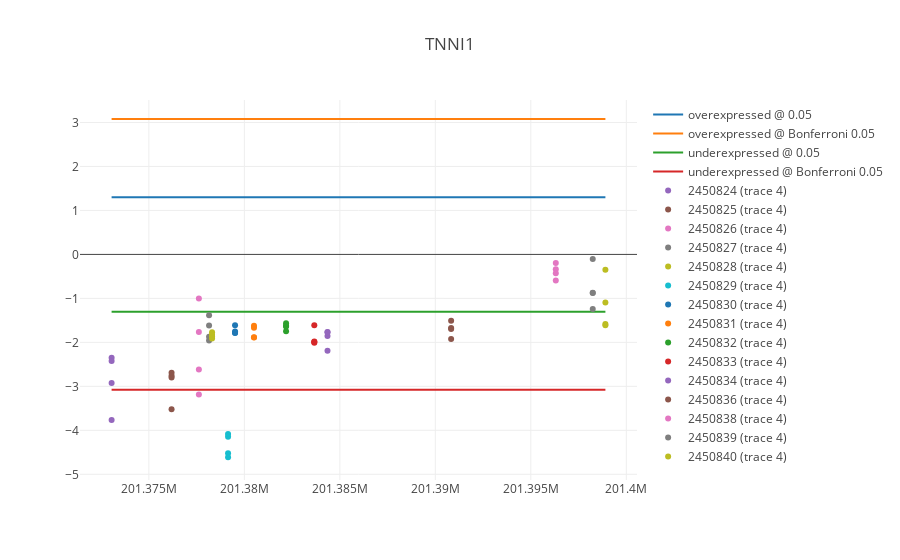

The notebook cell this image was saved under:
### Markdown cell above
# Nakamori

### Code cell
plot_gene("TNNI1")
